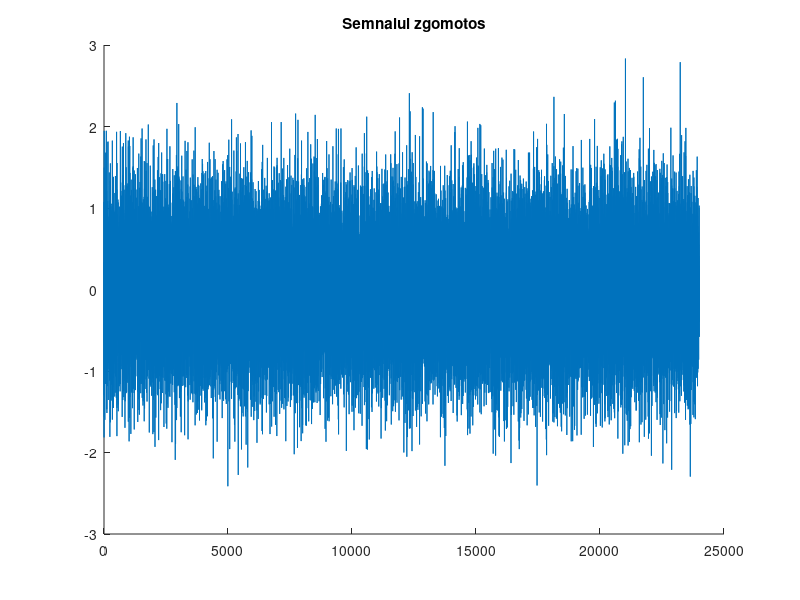
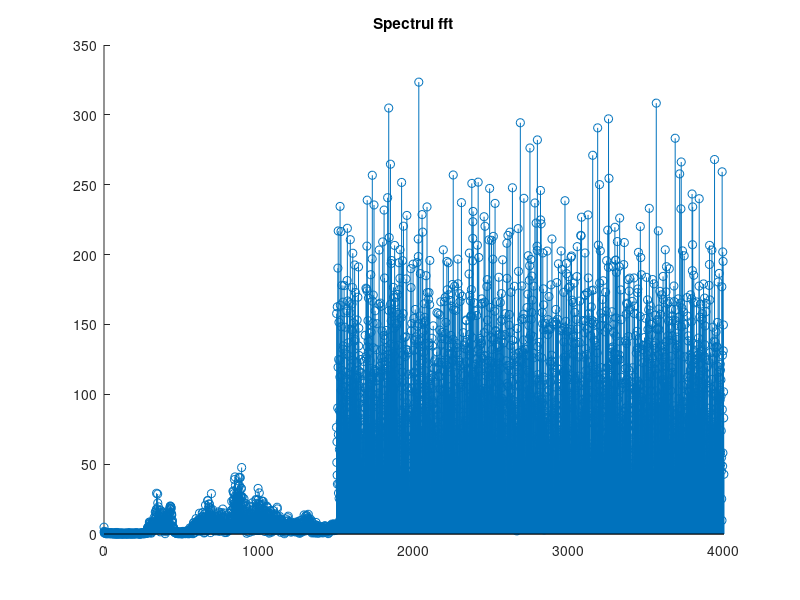
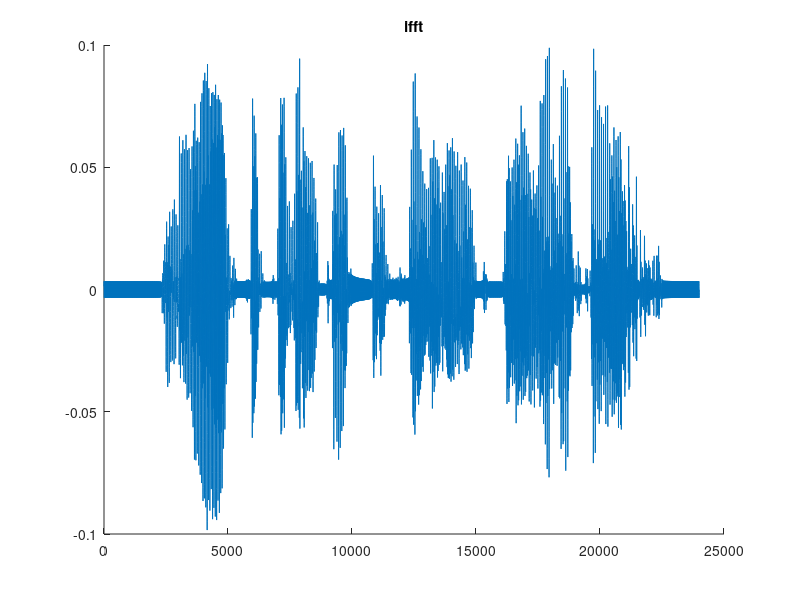

Source code (MATLAB) for these figures, in order:
% Exercitiul 2
clear all 
close all

S = load('noisy_sound.mat');
s = S.noisy_sound;
fs = S.fs;  # frecventa de esantionare = 8000

N = length(s); # frecventa maxima
k_max = N;
t = [0:N-1];

sound(s)

figure 1
clf
hold on
plot(t, s);
title("Semnalul zgomotos");

%figure  2
%clf
%hold on
%stem(t, abs(s));
%title("Spectrul semnalului zgomotos");

%calcul dft
signal_dft = zeros(1, N);

%for k = [0: fs - 1]
%  for n = [1:N]
%    termen_dft = s(n) * exp(-j * 2 * pi * n * k/k_max);
%    signal_dft(k + 1) =  signal_dft(k + 1) + termen_dft;
%  endfor
%endfor

t2 = [0:fs/2-1];

signal_fft = zeros(1, N);
signal_fft = fft(s);

figure 3
clf 
hold on 
stem(t2, abs(signal_fft(1:fs/2)));
title('Spectrul fft');

% calcul SNR ca raport power_signal/power_noisy
power_signal = 0;
power_noisy = 0;

%calcul putere zgomot
% 500 = k * fs /N => k = 1500

k_pozitiv = 1500;

for k = k_pozitiv:N-1
  power_noisy = power_noisy + power(abs(signal_fft(k+1)), 2);
endfor

power_noisy = power_noisy / N;

% calculez puterea semnalului util

% componenta frecventelor pozitive
% 500 = k * fs /N => k = 1500
for k = [0:k_pozitiv]
  power_signal = power_signal + power(abs(signal_fft(k+1)), 2);
endfor

% componenta frecventelor negative
for k = [N-k_pozitiv:N-1]
  power_signal = power_signal + power(abs(signal_fft(k+1)), 2);
endfor

power_signal = power_signal/(k_pozitiv * 2 + 1);

% calculez raport semnal/zgomot

raport = power_signal/power_noisy;
printf("Raport semnal/zgomot: %f\n", raport);

SNR_dB = 10 * log10(power_signal/power_noisy);
printf("SNR_dB echivalent in dB: %f\n", SNR_dB);

s_idft = zeros(1, N);

for i = [k_pozitiv:N-k_pozitiv]
  signal_fft(i) = 0;
endfor

% 500 = k * fs /N => k = 1500
%for n = [0: N - 1]
%  for k = [1:fs-1]
%    termen_idft = signal_fft(k) * exp((j * 2 * pi * k * n)/fs);
%    s_idft(n + 1) =  s_idft(n + 1) + termen_idft;
%  endfor
%    s_idft(n + 1) = s_idft(n + 1) / k_max;
%endfor

% cu formula matlab IFFT
signal_ifft = zeros(1, N);
signal_ifft = ifft(signal_fft);

figure 4
clf 
hold on
plot(0:N-1, signal_ifft);
title("ifft");

sound(signal_ifft)

